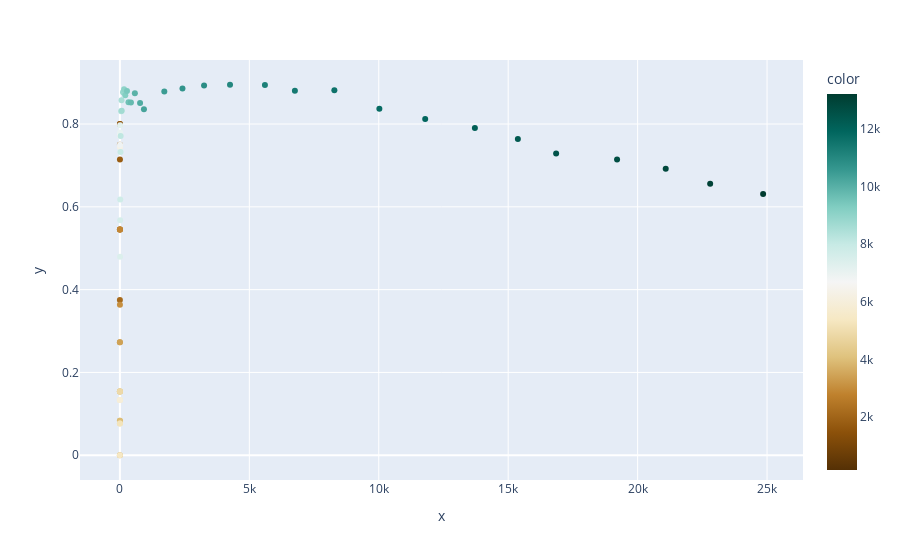

The cell this chart's notebook holds for it:
### Code cell
daily_cases_US['DailyGrowth'] = daily_cases_US['Confirmed'].diff()
daily_cases_US['DailyGrowth_7d'] = daily_cases_US['DailyGrowth'].rolling(7).sum()/ daily_cases_US['Confirmed']
daily_cases_US['MeanGrowth_7d'] = daily_cases_US['DailyGrowth'].rolling(7).mean().round(0)
daily_cases_US

fig = px.scatter(x=daily_cases_US['MeanGrowth_7d'], 
                 y=daily_cases_US['DailyGrowth_7d'], 
                 color=daily_cases_US['Days'],
                 color_continuous_scale = 'BrBg')
fig.show()

### Figure 1 — Plotly figure (JSON) as saved in the notebook; plotly's stock layout.template omitted (floating-point values rounded to 4 significant figures)
{"data": [{"hoverlabel": {"namelength": 0}, "hovertemplate": "x=%{x}<br>y=%{y}<br>color=%{marker.color}", "legendgroup": "", "marker": {"color": [169, 350, 531, 712, 893, 1074, 1255, 1436, 1617, 1798, 1979, 2160, 2341, 2522, 2703, 2884, 3065, 3246, 3427, 3608, 3789, 3970, 4151, 4332, 4513, 4694, 4875, 5056, 5237, 5418, 5599, 5780, 5961, 6142, 6323, 6504, 6685, 6866, 7047, 7228, 7409, 7590, 7771, 7952, 8133, 8314, 8495, 8676, 8857, 9038, 9219, 9400, 9581, 9762, 9943, 10124, 10305, 10486, 10667, 10848, 11029, 11210, 11391, 11572, 11753, 11934, 12115, 12296, 12477, 12658, 12839, 13020, 13201], "coloraxis": "coloraxis", "symbol": "circle"}, "mode": "markers", "name": "", "showlegend": false, "type": "scatter", "x": [null, null, null, null, null, null, null, 1, 1, 1, 1, 0, 1, 1, 1, 1, 1, 0, 0, 0, 0, 0, 0, 0, 0, 0, 0, 0, 0, 0, 0, 0, 0, 5, 5, 6, 6, 6, 8, 8, 7, 10, 13, 23, 29, 48, 63, 69, 120, 162, 207, 274, 332, 426, 578, 780, 929, 1716, 2417, 3252, 4254, 5602, 6760, 8285, 10023, 11794, 13713, 15373, 16851, 19205, 21085, 22802, 24847], "xaxis": "x", "y": [null, null, null, null, null, null, null, 0.8, 0.8, 0.7143, 0.75, 0.375, 0.5455, 0.5455, 0.5455, 0.5455, 0.3636, 0.2727, 0.2727, 0, 0.08333, 0.08333, 0.1538, 0.1538, 0.1538, 0.1538, 0.1538, 0.07692, 0.07692, 0, 0.1333, 0.1333, 0.1333, 0.7451, 0.7451, 0.7719, 0.7759, 0.75, 0.7794, 0.7973, 0.4796, 0.5678, 0.6174, 0.7327, 0.771, 0.8308, 0.8571, 0.8319, 0.877, 0.8837, 0.8695, 0.8798, 0.8526, 0.852, 0.8741, 0.8506, 0.8354, 0.8784, 0.8859, 0.893, 0.8948, 0.8944, 0.8805, 0.8817, 0.8369, 0.8121, 0.7902, 0.7638, 0.729, 0.7144, 0.6917, 0.6556, 0.6311], "yaxis": "y"}], "layout": {"coloraxis": {"colorbar": {"title": {"text": "color"}}, "colorscale": [[0, "rgb(84,48,5)"], [0.1, "rgb(140,81,10)"], [0.2, "rgb(191,129,45)"], [0.3, "rgb(223,194,125)"], [0.4, "rgb(246,232,195)"], [0.5, "rgb(245,245,245)"], [0.6, "rgb(199,234,229)"], [0.7, "rgb(128,205,193)"], [0.8, "rgb(53,151,143)"], [0.9, "rgb(1,102,94)"], [1, "rgb(0,60,48)"]]}, "legend": {"tracegroupgap": 0}, "margin": {"t": 60}, "xaxis": {"anchor": "y", "domain": [0, 1], "title": {"text": "x"}}, "yaxis": {"anchor": "x", "domain": [0, 1], "title": {"text": "y"}}}}
